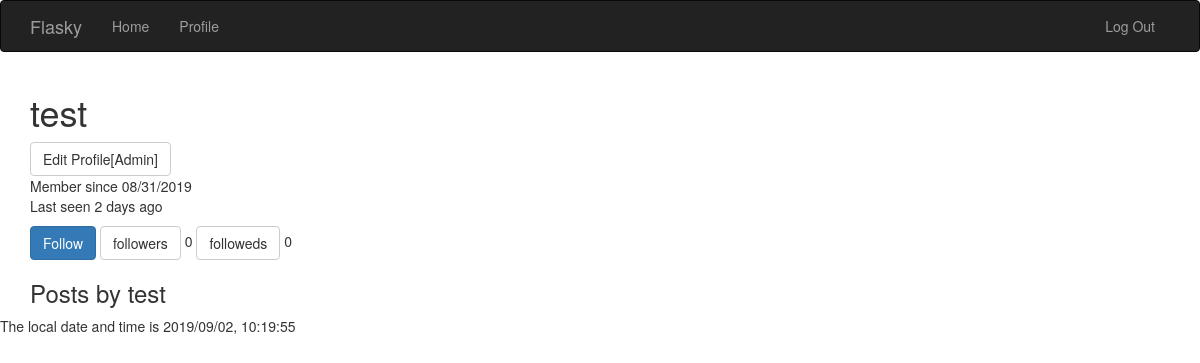
Page /user/test (signed in) on the earlier database version.
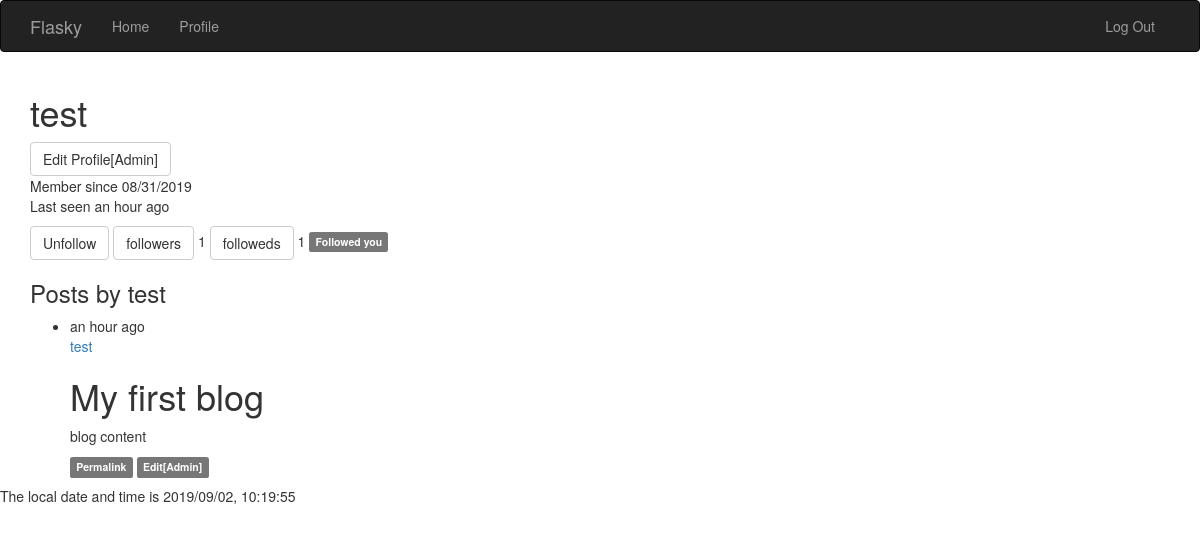
Same page on the later database version.
### app/models.py (models this page shows, shortened)
class User(UserMixin, db.Model):
    __tablename__ = 'users'
    id = db.Column(db.Integer, primary_key=True)
    username = db.Column(db.String(65), unique=True, index=True)
    email = db.Column(db.String(65), unique=True, index=True)
    password_hash = db.Column(db.String(128))
    confirmed = db.Column(db.Boolean, default=False)
    name = db.Column(db.String(65))
    location = db.Column(db.String(65))
    about_me = db.Column(db.Text())
    member_since = db.Column(db.DateTime(), default=datetime.utcnow)
    last_seen    = db.Column(db.DateTime(), default=datetime.utcnow)
    role_id = db.Column(db.Integer, db.ForeignKey('roles.id'))
    posts = db.relationship('Post', backref='author', lazy='dynamic')
    followed = db.relationship('Follow', foreign_keys=[Follow.follower_id], backref=db.backref('follower', lazy='joined'), lazy='dynamic', cascade='all, delete-orphan')
    followers = db.relationship('Follow', foreign_keys=[Follow.followed_id], backref=db.backref('followed', lazy='joined'), lazy='dynamic', cascade='all, delete-orphan')
    @property
    def password(self):
        raise AttributeError('password is not a reable attribute')
    def can(self, permissions):
        return self.role is not None and ((self.role.permissions & permissions) == permissions)
    def is_administrator(self):
        return self.can(RolePermissionCode.ADMINISTRATOR)
    def ping(self):
        self.last_seen = datetime.utcnow()
        db.session.add(self)
    def is_following(self, user):
        return self.followed.filter_by(followed_id=user.id).first() is not None

class Post(db.Model):
    __tablename__ = 'posts'
    id = db.Column(db.Integer, primary_key=True)
    body = db.Column(db.Text())
    body_html = db.Column(db.Text())
    timestamp = db.Column(db.DateTime(), default=datetime.utcnow)
    author_id = db.Column(db.Integer, db.ForeignKey('users.id'))

### app/main/views.py (the view)
@main.route('/user/<username>')
def user(username):
    user = User.query.filter_by(username=username).first_or_404()
    posts = user.posts.order_by(Post.timestamp.desc()).all()
    return render_template('user.html', user=user, posts=posts)

### app/auth/views.py (called while the page is built)
@auth.before_app_request
def before_request():
    if current_user.is_authenticated:
        current_user.ping()
        if not current_user.confirmed \
        and request.endpoint[:5] != 'auth.' \
        and request.endpoint != 'static' :
            return redirect(url_for('auth.unconfirmed'))

### app/main/__init__.py (called while the page is built)
@main.app_context_processor
def inject_permissions():
    return dict(Permission=Permission)

### app/models.py (called while the page is built)
@login_manager.user_loader
def load_user(user_id):
    return User.query.get(int(user_id))

### app/templates/user.html (shortened to what this page needs)
{% extends 'base.html' %}
{% block page_content %}
<div class="page-head">
	<h1>{{ user.username }}</h1>
	{% if current_user.is_administrator() %}
	<a class="btn btn-default" href="{{ url_for('.edit_profile_admin', id=user.id) }}">Edit Profile[Admin]</a>
	{% endif %}
	<p>
		Member since {{ moment(user.member_since).format('L') }}
		Last seen {{ moment(user.last_seen).fromNow() }}
	</p>
	<p>
	{% if current_user.is_following(user) %}
		<a class="btn btn-default" href="{{ url_for('.unfollow', username=user.username) }}">Unfollow</a>
	{% else %}
		<a class="btn btn-primary" href="{{ url_for('.follow', username=user.username) }}">Follow</a>
	{% endif %}
		<a class="btn btn-default" href="{{ url_for('.followers', username=user.username) }}">followers</a>  {{ user.followers.count() }}
		<a class="btn btn-default" href="{{ url_for('.followeds', username=user.username) }}">followeds</a>  {{ user.followed.count() }}
	{% if user.is_following(current_user) %}
		<span class="label label-default">Followed you</span>
	{% endif %}
	<h3>Posts by {{ user.username }}</h3>
	{% include '_posts.html' %}
</div>
{% endblock %}

### app/templates/base.html (shortened to what this page needs)
{% extends "bootstrap/base.html" %}
{%- block head %}
{{ super() }}
{%- endblock %}
{% block navbar %}
<div class="navbar navbar-inverse" role="navigation">
	<div class="container">
		<div class="navbar-header">
			<a class="navbar-brand" href="{{ url_for('main.index') }}">Flasky</a>
		</div>
		<div class="navbar-collapse collapse">
			<ul class="nav navbar-nav">
				<li><a href="{{ url_for('main.index') }}">Home</a></li>
				{% if current_user.is_authenticated %}
				<li><a href="{{ url_for('main.user', username = current_user.username) }}">Profile</a></li>
                {% endif %}
			</ul>
            <ul class="nav navbar-nav navbar-right">
                {% if current_user.is_authenticated %}
				<li><a href="{{ url_for('auth.logout') }}">Log Out</a></li>
                {% else %}
                <li><a href="{{ url_for('auth.login') }}">Log In</a></li>
                {% endif %}
			</ul>
		</div>
	</div>
</div>
{% endblock %}
{% block content %}
<div class="container">
	{% block page_content %}{% endblock %}
</div>
{% endblock %}
{% block scripts %}
<p>The local date and time is {{ moment().format('YYYY/MM/DD, HH:mm:ss',refresh=True) }}</p>
{% endblock %}

### app/templates/_posts.html
<ul class="posts">
	{% for post in posts %}
	<li class="post">
		<div class="post-content">
			<div class="post-date">
				{{ moment(post.timestamp).fromNow() }}
			</div>
			<div class="post-author">
				<a href="{{ url_for('.user', username=post.author.username) }}"> {{ post.author.username }} </a>
			</div>
			<div class="post-body">
				{%if post.body_html %}
				{{ post.body_html | safe }}
				{% else %}
				{{ post.body }}
				{% endif %}
			</div>
			<div class="post-footer">
				<a href="{{ url_for('.post', id=post.id) }}">
					<span class="label label-default">Permalink</span>
				</a>
				{% if current_user.id == post.author_id %}
				<a href="{{ url_for('.edit_post', id=post.id) }}">
					<span class="label label-default">Edit</span>
				</a>
				{% elif current_user.is_administrator() %}
				<a href="{{ url_for('.edit_post', id=post.id) }}">
					<span class="label label-default">Edit[Admin]</span>
				</a>
				{% endif %}
			</div>
		</div>
	</li>
	{% endfor %}
</ul>

Differences in the rows shown:
changed User "test": last_seen "2 days ago" → "an hour ago"
added Post: timestamp "an hour ago", author.username "test", body_html "My first blog blog content"
Other differences:
{{ user.followers.count() }}: "0" → "1"
{{ user.followed.count() }}: "0" → "1"
text no longer shown: "Follow"
text now shown: "Unfollow Followed you"
